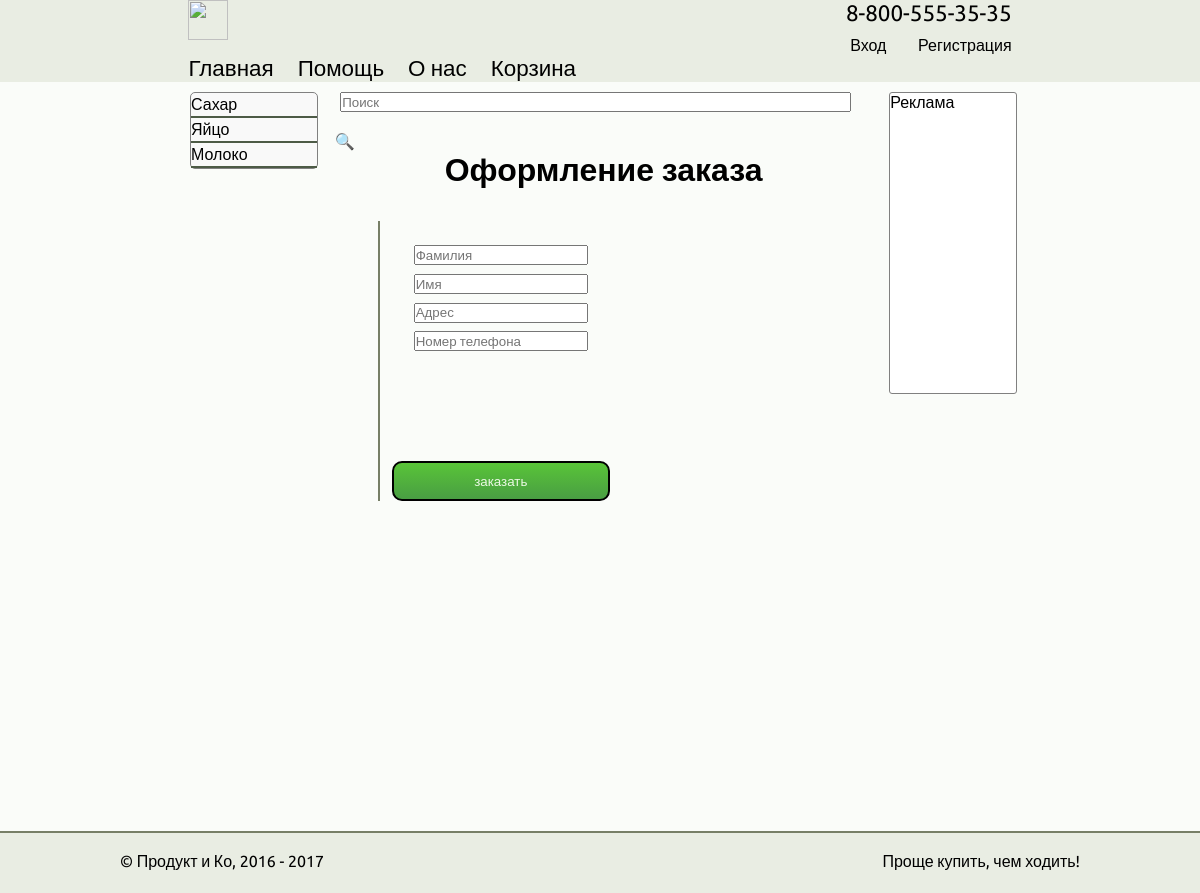
/basket.php, run on the app's committed database.
### tables this page shows
CREATE TABLE `categories` (
  `id` int(11) NOT NULL,
  `name` varchar(100) NOT NULL,
  `cat_id` varchar(100) NOT NULL
);

### functions_db.php (called while the page is built, shortened)
<?php
     function db_connect()
     {
        $host = 'localhost';
        $user = 'root';
        $password = 'Lemniskata 01';
        $db='shop';
        $connection = mysql_connect($host,$user,$password);
        return $connection;
     }
     function db_result_to_array($result)
     {
        $count=0;
        $res_array = array();
        while($row = mysql_fetch_array($result))
        {
            $res_array[$count]=$row;
            $count++;
        }
        return $res_array;
     }
    function get_cat()
     {
        $query = "SELECT * FROM categories ORDER BY id DESC";
        $result = mysql_query($query);
        $result1 = db_result_to_array($result);
        return $result1;
     }
?>

### basket.php (the view, shortened to what this page needs)
<?include 'functions_db.php';
session_start()?>
<html>
	<head>
		<? require_once "blocks/head.php"; ?>
	</head>
	<header>
		<? require_once "blocks/header.php"; ?>
	</header>
	<body>
		<div class="wrapper">
			<div class="left">
                <?
                  $categories = get_cat();
                  foreach($categories as $item):
                ?>
			     <a href="cat.php ? cat_id=<?php echo $item['cat_id'] ?>"><?php echo $item['name'] ?></a>
                <?endforeach?>
			</div>
            <div class="center">
				<div class="search">
					<form action="handler.php">
					   <p><input maxlength="25" size="40" placeholder="Поиск"></p>
					</form>
				</div>
				<a href="#" onClick="sdsd();">&#128269;</a>
				<div class="just_text"><h1>Оформление заказа</h1></div>
                <form action="Handler.php">
					<div class="order">
						<div class="form">
							<input type="text" placeholder="Фамилия"  name="s_name" />
							<input type="text" placeholder="Имя" name="name" />
							<input type="text" placeholder="Адрес" name="address" />
							<input type="text" placeholder="Номер телефона" name="tel_number" />
						</div>
						<input type="submit" class="button" name="order" value="заказать"/>
					</div>
                </form>
			</div>
			<div class="right">
				Реклама
			</div>
		</div>
	</body>
	<footer>
		<? require_once "blocks/footer.php"; ?>
	</footer>
</html>

### css/styles.css (style rules this page uses)
* { margin: 0; padding: 0; text-decoration: none; width: 100%; height: 100%; font-family: 'Ubuntu', sans-serif; z-index:1; }
header { width:98%; padding-left: 1%; padding-right: 1%; background: #e9ede3; height: auto; }
a { text-decoration:none; color: black; }
body { background: #fafcf9; }
.wrapper { height: 85%; width: 70%; margin-left: 15%; margin-right: 15%; margin-top: 10px; background: #fafcf9; }
.wrapper .left { height: auto; width: 15%; background: #F9F9F9; margin-left: 10px; float: left; border: 1px solid gray; border-radius: 5px; z-index: 2; }
.wrapper .left a { height: auto; width: 100%; padding-top: 2px; padding-bottom: 2px; float: left; border-bottom: 2px solid #4d5b46; z-index: 1; }
.wrapper .center { height: auto; width: 64%; background: #fafcf9; float: left; margin-left: 2%; }
.just_text { height:70px; width:100%; text-align:center; float:left; }
.wrapper .right { width: 15%; height: auto; background: cyan; float: left; margin-left: 2%; border: 1px solid gray; border-radius: 10px 0px 10px 0px; }
.wrapper .center .search { height:20px; width: 95%; margin-left: 1%; margin-right: 1%; margin-bottom:20px; float:left; }
.wrapper .center .order { height:auto; width: 45%; margin-left: 8%; border-left: 2px solid #777f67; float:left; }
.wrapper .center .order .form { height: 200px; width: 90%; margin-top: 20px; margin-left:5%; margin-right: 5%; text-align:center; }
.wrapper .center .order .form input { height: 20px; width: 80%; margin: 2%; }
.wrapper .center .order .button { height: 40px; width: 90%; margin-top: 20px; margin-left:5%; margin-right: 5%; text-align:center; background: #59c438; background: linear-gradient(to top, #499e43, #59c438); Color: #ecf9e5; margin-top: 20px; border: 2px solid black; border-radius: 10px; cursor:pointer; }
footer { border-top: 2px solid #777f67; float:left; width:100%; height: 60px; background:#e9ede3; }
.wrapper .right { width: 15%; height: 300px; background: white; float: left; margin-left: 2%; border: 1px solid gray; border-radius: 3px 3px 3px 3px; }

### data on the page
categories: name "Сахар"
categories: name "Яйцо"
categories: name "Молоко"
